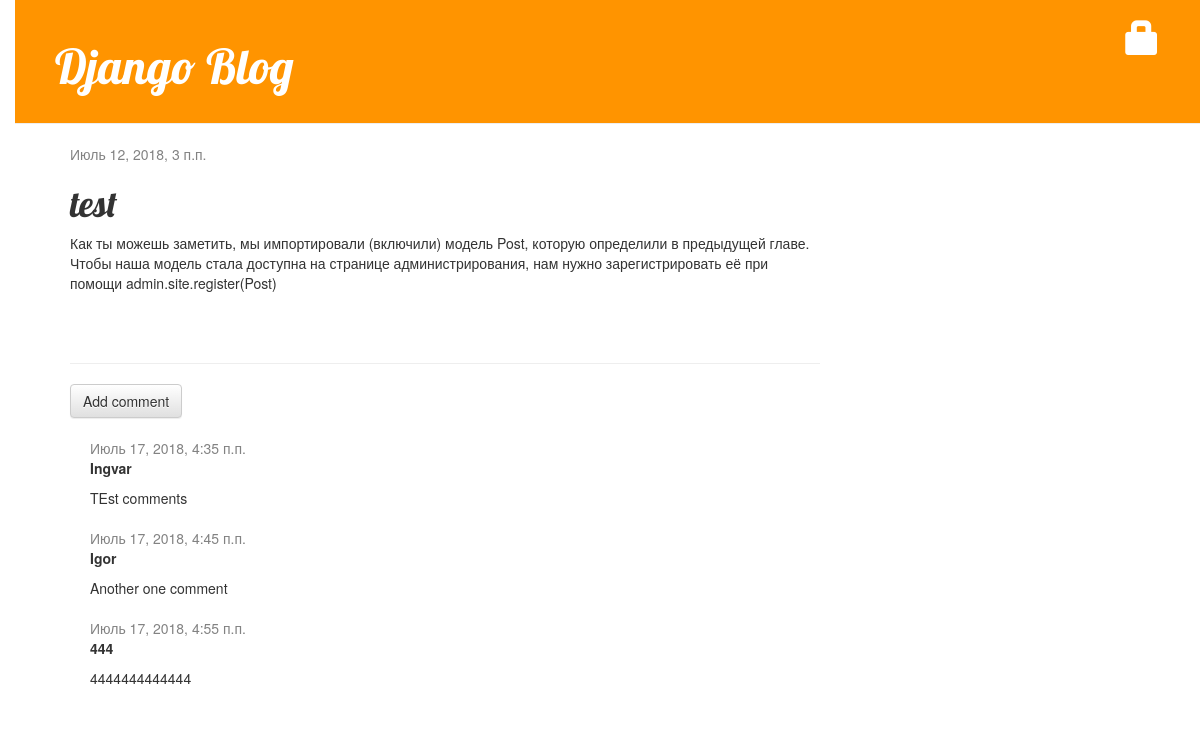
The app's page /post/1/ with its own data.
### blog/models.py (models this page shows, shortened)
class Post(models.Model):
    author = models.ForeignKey('auth.User', on_delete=models.CASCADE)
    title = models.CharField(max_length=200)
    text = models.TextField()
    created_date = models.DateTimeField(
            default=timezone.now)
    published_date = models.DateTimeField(
            blank=True, null=True)

class Comment(models.Model):
    post = models.ForeignKey('blog.Post', on_delete=models.CASCADE, related_name='comments')
    author = models.CharField(max_length=200)
    text = models.TextField()
    created_date = models.DateTimeField(default=timezone.now)
    approved_comment = models.BooleanField(default=False)

### blog/views.py (the view)
# urls.py: url(r'^post/(?P<pk>\d+)/$', views.post_detail, name='post_detail'),
def post_detail(request, pk):
    post = get_object_or_404(Post, pk=pk)
    return render(request, 'blog/post_detail.html', {'post': post})

### blog/templates/blog/post_detail.html (shortened to what this page needs)
{% extends 'blog/base.html' %}
{% block content %}
    <div class="post">
        {% if post.published_date %}
			<div class="date">
				{{ post.published_date }}
			</div>
		{% else %}
			<a class="btn btn-default" href="{% url 'post_publish' pk=post.pk %}">Publish</a>
		{% endif %}
        <h1>{{ post.title }}</h1>
        <p>{{ post.text|linebreaksbr }}</p>
    </div>
	<hr>
	<a class="btn btn-default" href="{% url 'add_comment_to_post' pk=post.pk %}">Add comment</a>
	{% for comment in post.comments.all %}
		{% if user.is_authenticated or comment.approved_comment %}
		<div class="comment">
			<div class="date">
				{{ comment.created_date }}
			</div>
			<strong>{{ comment.author }}</strong>
			<p>{{ comment.text|linebreaks }}</p>
		</div>
		{% endif %}
	{% empty %}
		<p>No comments here yet :(</p>
	{% endfor %}
{% endblock %}

### blog/templates/blog/base.html (shortened to what this page needs)
{% load staticfiles %}
<html>
    <head>
		<link rel="stylesheet" href="//maxcdn.bootstrapcdn.com/bootstrap/3.2.0/css/bootstrap.min.css">
        <link rel="stylesheet" href="//maxcdn.bootstrapcdn.com/bootstrap/3.2.0/css/bootstrap-theme.min.css">
		<link rel="stylesheet" href="{% static 'css/blog.css' %}">
    </head>
    <body>
		<div class="page-header">
		    {% if user.is_authenticated %}
		        <a href="{% url 'post_new' %}" class="top-menu"><span class="glyphicon glyphicon-plus"></span></a>
			    <a href="{% url 'post_draft_list' %}" class="top-menu"><span class="glyphicon glyphicon-edit"></span></a>
				<p class="top-menu">Hello {{ user.username }} <small>(<a href="{% url 'logout' %}">Log out</a>)</small></p>
			{% else %}
				<a href="{% url 'login' %}" class="top-menu"><span class="glyphicon glyphicon-lock"></span></a>
			{% endif %}
			<h1><a href="/">Django Blog</a></h1>
		</div>
		<div class="content container">
			<div class="row">
				<div class="col-md-8">
				{% block content %}
				{% endblock %}
				</div>
			</div>
		</div>
    </body>
</html>

### blog/static/css/blog.css (style rules this page uses)
h1 a { color: #FCA205; font-family: 'Lobster'; }
body { padding-left: 15px; }
.page-header { background-color: #ff9400; margin-top: 0; padding: 20px 20px 20px 40px; }
.page-header h1, .page-header h1 a, .page-header h1 a:visited, .page-header h1 a:active { color: #ffffff; font-size: 36pt; text-decoration: none; }
.content { margin-left: 40px; }
h1, h2, h3, h4 { font-family: 'Lobster', cursive; }
.date { color: #828282; }
.top-menu, .top-menu:hover, .top-menu:visited { color: #ffffff; float: right; font-size: 26pt; margin-right: 20px; }
.post { margin-bottom: 70px; }
.comment { margin: 20px 0px 20px 20px; }

### records on screen
Post: published_date "Июль 12, 2018, 3 п.п.", title "test", text "Как ты можешь заметить, мы импортировали (включили) модель Post, которую определили в предыдущей главе. Чтобы наша модель стала доступна на странице администрирования, нам нужно зарегистрировать её при помощи admin.site.register(Post)"
Comment: created_date "Июль 17, 2018, 4:35 п.п.", author "Ingvar", text "TEst comments"
Comment: created_date "Июль 17, 2018, 4:45 п.п.", author "Igor", text "Another one comment"
Comment: created_date "Июль 17, 2018, 4:55 п.п.", author "444", text "4444444444444"
